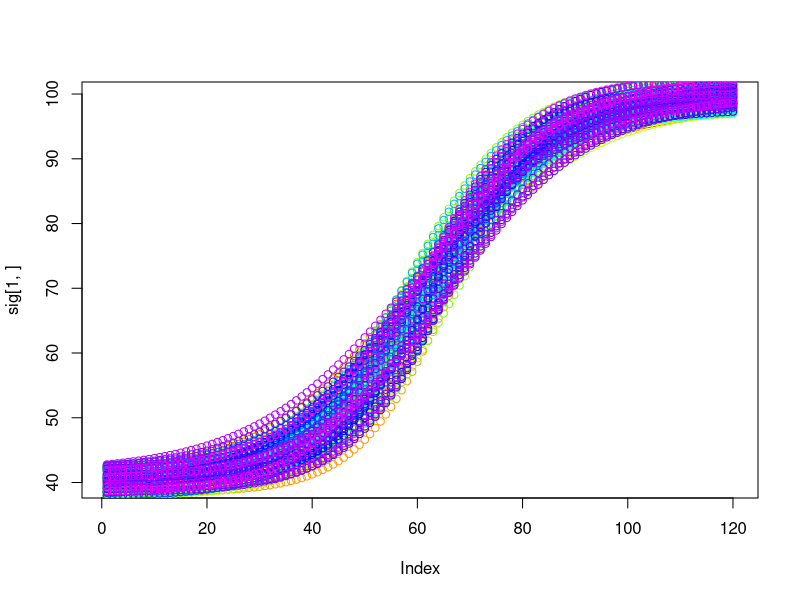
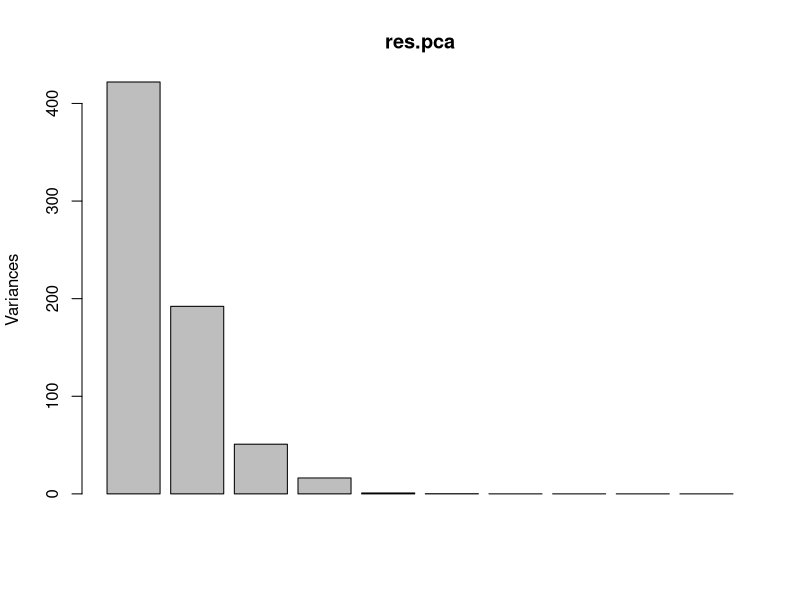
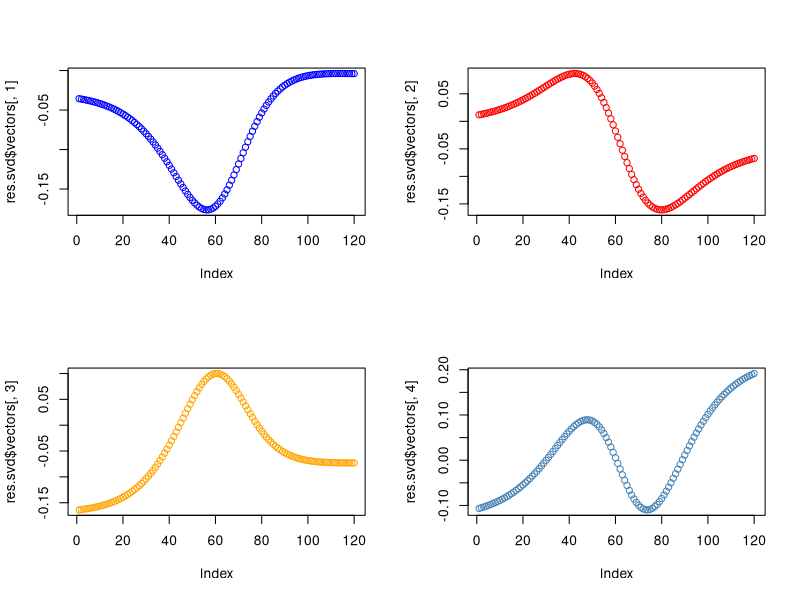
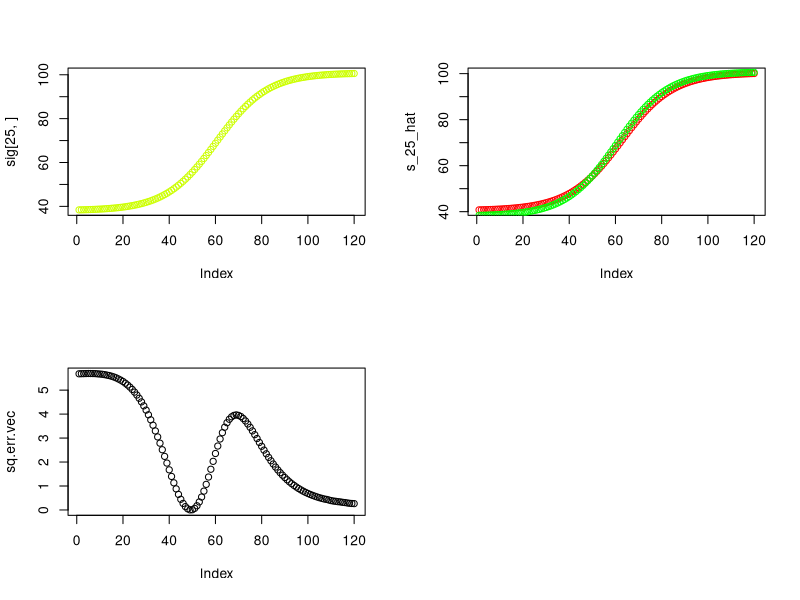

The R script that drew these images, in order:
## ---- chunk 1
tmp = scan("sigref.csv", sep = ',')
sig = matrix(tmp, ncol = 120, byrow = T)
dim(sig)
## ---- chunk 2
#data = read.csv2("sigref.csv", sep = ",", header = F)
#data = apply(data,1,as.numeric)
#sig = as.matrix(data)
#dim(sig)
## ---- chunk 3
sig[1,]
## ---- chunk 4
mycol = rainbow(n = 120)
plot(sig[1,], col = mycol[1])
for(i in 2:nrow(sig)){
points(sig[i,], col = mycol[i])}
## ---- chunk 5
sig_c = scale(sig, center = T, scale = F)
## ---- chunk 6
res.pca = prcomp(sig_c, center = F)
plot(res.pca)
## ---- chunk 7
#summary(res.pca)
## ---- chunk 8
w = t(sig_c) %*% sig_c
res.svd = eigen(w)
par(mfrow = c(2,2))
plot(res.svd$vectors[,1], col = "blue")
plot(res.svd$vectors[,2], col = "red")
plot(res.svd$vectors[,3], col = "orange")
plot(res.svd$vectors[,4], col = "steelblue")
## ---- chunk 9
plot(sig[25,], col = mycol[25])
## ---- chunk 10
s_25 = sig[25,]
#y_25 = Y[25,]
s_bar = res.pca$center #moyenne e chaque colonne de sig
s_25_hat = s_bar + res.pca$x[25,1]*res.pca$rotation[1] + res.pca$x[25,2]*res.pca$rotation[2] + res.pca$x[25,3]*res.pca$rotation[3] + res.pca$x[25,4]*res.pca$rotation[4] 
#res.pca$x = sig * matrice des vecteurs propres
# res.pca$rotation = matrice vecteurs propres
## ---- chunk 11
dim(res.pca$rotation)
dim(res.pca$x)
## ---- chunk 12
plot(s_25_hat, col = "red")
points(sig[25,], col = "green")
## ---- chunk 13
sq.err.vec = (s_25 - s_25_hat)^2
plot(sq.err.vec)
err = sum(sq.err.vec)
err
## ---- chunk 14
X = sig_c
U = res.svd$vectors
Y = X %*% U
## ---- chunk 15

